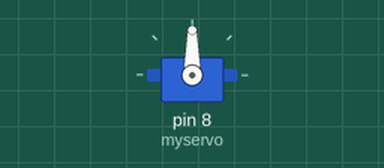
A sketch run on a simulated Arduino Uno, built with avr-gcc and run on an emulated ATmega328P. Parts: servo.

Above: at 2.05 s.
Timing chart, 0 to 6.6 s (numbered marks = the images above):
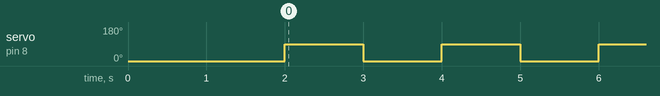

Measured:
- by itself, servo on pin 8 (myservo): alternates 90° for 1.0 s and 0° for 1.0 s

The sketch:

servo.ino
```cpp
#include <Servo.h>

Servo myservo;


void setup() {
  myservo.attach(8);
  myservo.write(0);
  delay(2000);
}

void loop() {
  myservo.write(90);
  delay(1000);
  myservo.write(0);
  delay(1000);
}
```
